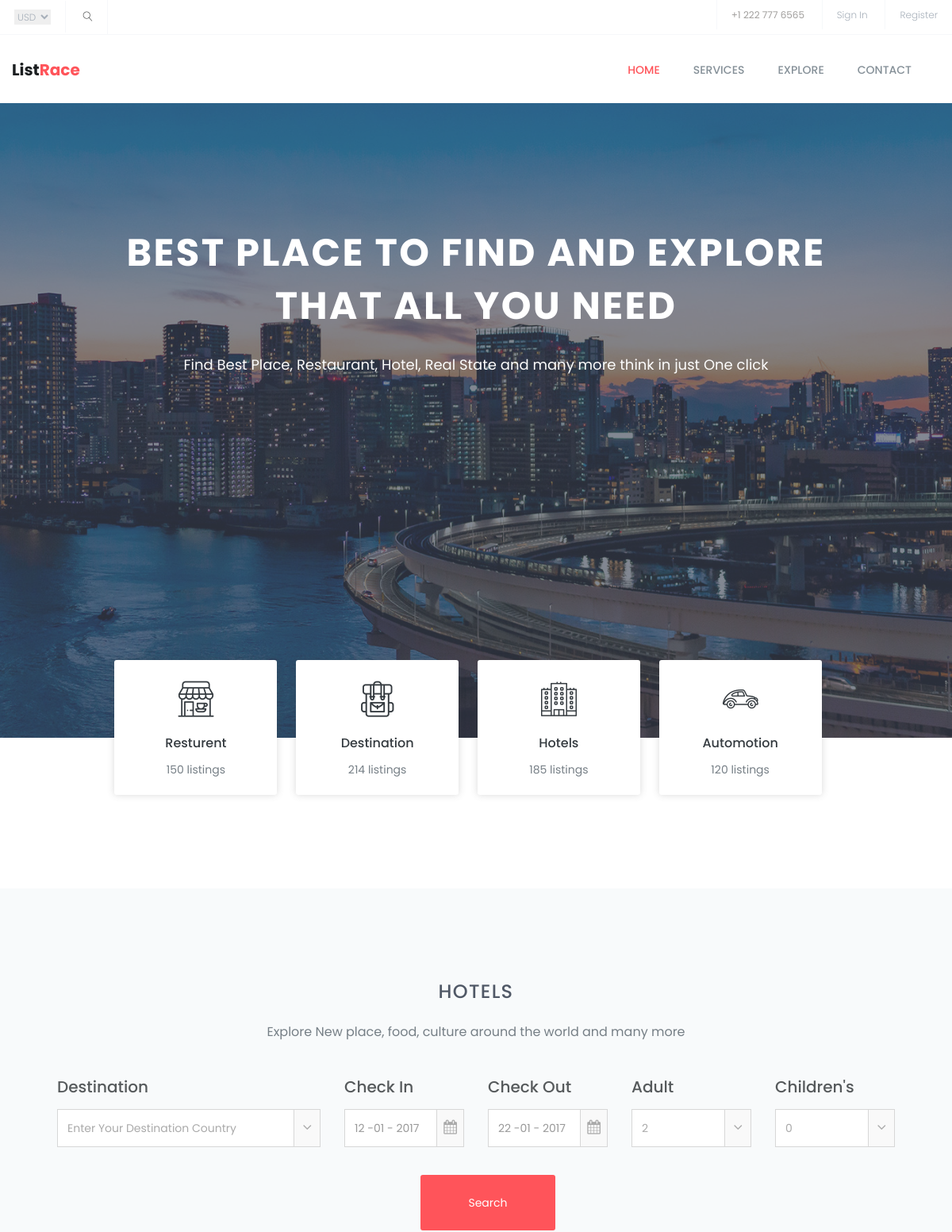
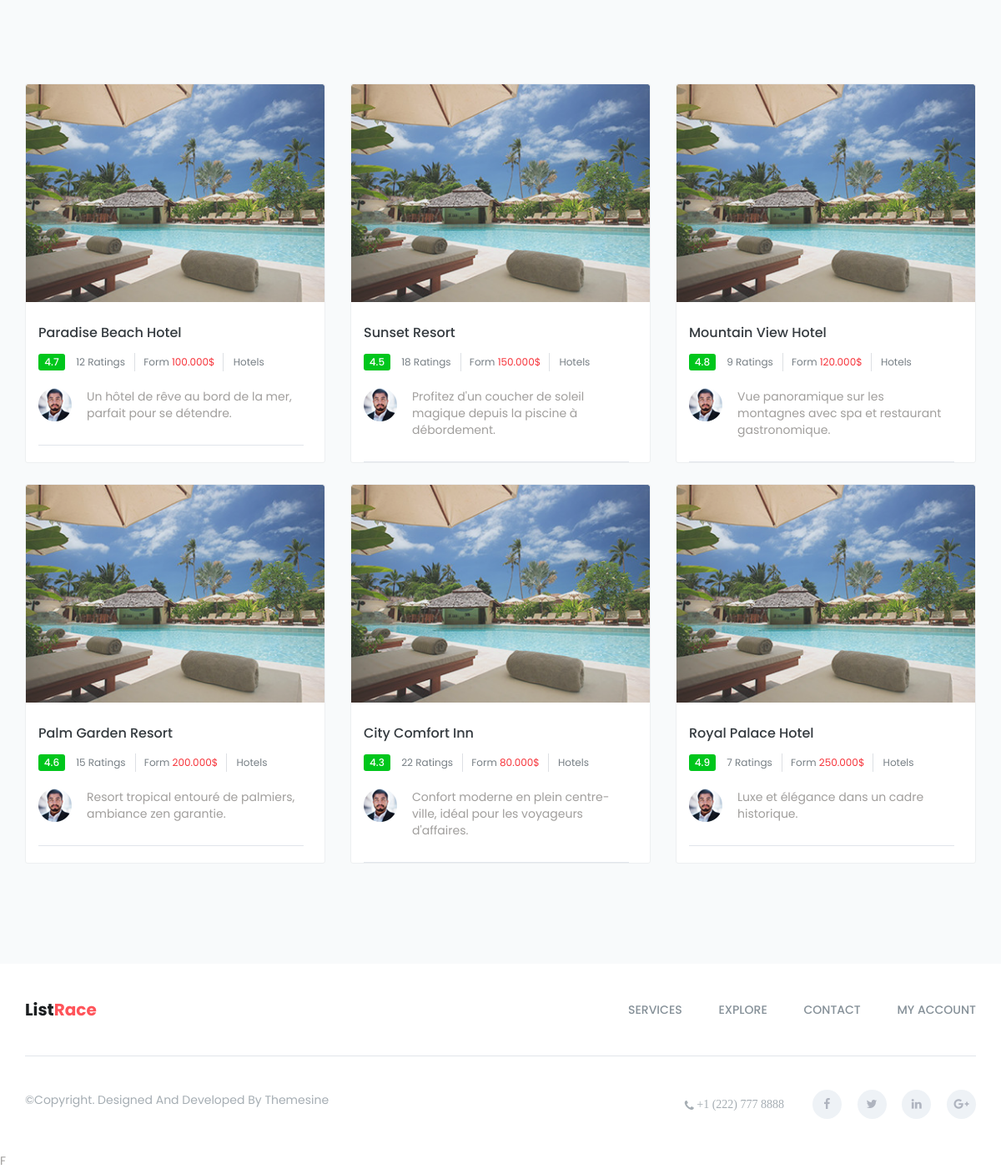
The page /front/service_page/hotels.php on the database its author committed (2 pictures, top to bottom).
### tables this page shows
CREATE TABLE `service` (
  `Id` int NOT NULL AUTO_INCREMENT,
  `nom` varchar(45) DEFAULT NULL,
  `description` varchar(500) DEFAULT NULL,
  `adresse` varchar(45) DEFAULT NULL,
  `prix` decimal(7,3) DEFAULT NULL,
  `Categorie_id` int NOT NULL,
  `url_image` varchar(100) DEFAULT NULL,
  `rating` decimal(2,1) DEFAULT NULL,
  `ratings_count` int DEFAULT NULL,
  PRIMARY KEY (`Id`),
  KEY `fk_Service_Categorie1_idx` (`Categorie_id`),
  CONSTRAINT `fk_Service_Categorie1` FOREIGN KEY (`Categorie_id`) REFERENCES `categorie` (`id`)
);

CREATE TABLE `categorie` (
  `id` int NOT NULL AUTO_INCREMENT,
  `nom` varchar(45) DEFAULT NULL,
  PRIMARY KEY (`id`)
);

### classes/Hotels.php (called while the page is built)
<?php
class Hotels
{
    private $db;
    public function __construct(){
        try {
            $this->db = new PDO("mysql:host=localhost;dbname=projet_php", "root", "root");
        }catch (Exception $e){
            die('Erreur : ' . $e->getMessage());
        }
    }
    function geAllhotels(){
        $sql = "SELECT service.*, categorie.nom AS nom_categorie
        FROM service JOIN  categorie ON service.Categorie_id = categorie.id
        WHERE service.Categorie_id = 3";
        return $this->db->query($sql);
    }
}

### front/service_page/hotels.php (the view, shortened to what this page needs)
<?php
include "../../classes/Hotels.php";
$hotel = new Hotels();
$lise_hotel=$hotel->geAllhotels();
?>
<!doctype html>
<html class="no-js" lang="en">
    <head>
        <link rel="stylesheet" href="../assets/css/font-awesome.min.css">
		<link rel="stylesheet" href="../assets/css/linearicons.css">
        <link rel="stylesheet" href="../assets/css/animate.css">
        <link rel="stylesheet" href="../assets/css/flaticon.css">
        <link rel="stylesheet" href="../assets/css/slick.css">
		<link rel="stylesheet" href="../assets/css/slick-theme.css">
        <link rel="stylesheet" href="../assets/css/bootstrap.min.css">
		<link rel="stylesheet" href="../assets/css/bootsnav.css" >
        <link rel="stylesheet" href="../assets/css/style.css">
        <link rel="stylesheet" href="../assets/css/responsive.css">
    </head>
	<body>
		<header id="header-top" class="header-top">
			<ul>
				<li>
					<div class="header-top-left">
						<ul>
							<li class="select-opt">
								<select name="currency" id="currency">
									<option value="usd">USD</option>
								</select>
							</li>
							<li class="select-opt">
								<a href="#"><span class="lnr lnr-magnifier"></span></a>
							</li>
						</ul>
					</div>
				</li>
				<li class="head-responsive-right pull-right">
					<div class="header-top-right">
						<ul>
							<li class="header-top-contact">
								+1 222 777 6565
							</li>
							<li class="header-top-contact">
								<a href="../login.html">sign in</a>
							</li>
							<li class="header-top-contact">
								<a href="../login.html">register</a>
							</li>
						</ul>
					</div>
				</li>
			</ul>
		</header>
		<section class="top-area">
			<div class="header-area">
			    <nav class="navbar navbar-default bootsnav  navbar-sticky navbar-scrollspy"  data-minus-value-desktop="70" data-minus-value-mobile="55" data-speed="1000">
			        <div class="container">
			            <div class="navbar-header">
			                <a class="navbar-brand" href="../index.php">list<span>race</span></a>
			            </div>
			            <div class="collapse navbar-collapse menu-ui-design" id="navbar-menu">
			                <ul class="nav navbar-nav navbar-right" data-in="fadeInDown" data-out="fadeOutUp">
			                    <li class=" scroll active"><a href="../index.php">home</a></li>
			                    <li class="scroll"><a href="../service.php">Services</a></li>
			                    <li class="scroll"><a href="../explore.html">explore</a></li>
			                    <li class="scroll"><a href="../contact.html">contact</a></li>
			                </ul>
			            </div>
			        </div>
			    </nav>
			</div>
		</section>
		<section id="home" class="welcome-hero">
			<div class="container">
				<div class="welcome-hero-txt">
					<h2>best place to find and explore <br> that all you need </h2>
					<p>
						Find Best Place, Restaurant, Hotel, Real State and many more think in just One click
					</p>
				</div>
			</div>
		</section>
		<section id="list-topics" class="list-topics">
			<div class="container">
				<div class="list-topics-content">
					<ul>
						<li>
							<div class="single-list-topics-content">
								<div class="single-list-topics-icon">
									<i class="flaticon-restaurant"></i>
								</div>
								<h2><a href="nos_service.php">resturent</a></h2>
								<p>150 listings</p>
							</div>
						</li>
						<li>
							<div class="single-list-topics-content">
								<div class="single-list-topics-icon">
									<i class="flaticon-travel"></i>
								</div>
								<h2><a href="destination.php">destination</a></h2>
								<p>214 listings</p>
							</div>
						</li>
						<li>
							<div class="single-list-topics-content">
								<div class="single-list-topics-icon">
									<i class="flaticon-building"></i>
								</div>
								<h2><a href="hotels.php">hotels</a></h2>
								<p>185 listings</p>
							</div>
						</li>
						<li>
							<div class="single-list-topics-content">
								<div class="single-list-topics-icon">
									<i class="flaticon-transport"></i>
								</div>
								<h2><a href="../service_page/automotion.html">automotion</a></h2>
								<p>120 listings</p>
							</div>
						</li>
					</ul>
				</div>
			</div>
		</section>
		<section id="explore" class="explore">
			<div class="container">
				<div class="section-header">
					<h2>Hotels</h2>
					<p>Explore New place, food, culture around the world and many more</p>
				</div>
				<div class="tab-content">
					<div role="tabpanel" class="tab-pane active fade in" id="tours">
						<div class="tab-para">
							<div class="row">
								<div class="col-lg-4 col-md-4 col-sm-12">
									<div class="single-tab-select-box">
										<h2>destination</h2>
										<div class="travel-select-icon">
											<select class="form-control ">
												  <option value="default">enter your destination country</option>
											</select>
										</div>
									</div>
								</div>
								<div class="col-lg-2 col-md-3 col-sm-4">
									<div class="single-tab-select-box">
										<h2>check in</h2>
										<div class="travel-check-icon">
											<form action="#">
												<input type="text" name="check_in" class="form-control" data-toggle="datepicker" placeholder="12 -01 - 2017 ">
											</form>
										</div>
									</div>
								</div>
								<div class="col-lg-2 col-md-3 col-sm-4">
									<div class="single-tab-select-box">
										<h2>check out</h2>
										<div class="travel-check-icon">
											<form action="#">
												<input type="text" name="check_out" class="form-control"  data-toggle="datepicker" placeholder="22 -01 - 2017 ">
											</form>
										</div>
									</div>
								</div>
								<div class="col-lg-2 col-md-1 col-sm-4">
									<div class="single-tab-select-box">
										<h2>Adult</h2>
										<div class="travel-select-icon">
											<select class="form-control ">
												  <option value="2">2</option>
											</select>
										</div>
									</div>
								</div>
								<div class="col-lg-2 col-md-1 col-sm-4">
									<div class="single-tab-select-box">
										<h2>children's</h2>
										<div class="travel-select-icon">
											<select class="form-control ">
												  <option value="0">0</option>
											</select>
										</div>
									</div>
								</div>
							</div>
							<div class="row">
								<div  class="center-bt">
										<button  class="welcome-hero-btn">
											search
										</button>
							</div>
						</div>
					</div>
				</div>
				<div class="explore-content">
					<div class="row">
						<?php
                        while ($one_hotel = $lise_hotel->fetch()){
                        ?>
						<div class="col-md-4 col-sm-6">
							<div class="single-explore-item">
								<div class="single-explore-img">
									<img src="../assets/images/<?php echo $one_hotel['url_image']; ?>" alt="explore image">
								</div>
								<div class="single-explore-txt bg-theme-2">
									<h2><a href="#"><?php echo $one_hotel['nom']; ?></a></h2>
									<p class="explore-rating-price">
										<span class="explore-rating"><?php echo $one_hotel['rating']; ?></span>
										<a href="#"> <?php echo $one_hotel['ratings_count']; ?> ratings</a>
										<span class="explore-price-box">
											form
											<span class="explore-price"><?php echo $one_hotel["prix"];?>$</span>
										</span>
										 <a href="#"><?php echo $one_hotel["nom_categorie"];?></a>
									</p>
									<div class="explore-person">
										<div class="row">
											<div class="col-sm-2">
												<div class="explore-person-img">
													<a href="#">
														<img src="../assets/images/explore/person.png" alt="explore person">
													</a>
												</div>
											</div>
											<div class="col-sm-10">
                                                    <?php echo $one_hotel["description"];?>
											</div>
										</div>
									</div>
								</div>
							</div>
						</div>
                        <?php
                        }
                        ?>
					</div>
				</div>
			</div>
		</section>
		<footer id="footer"  class="footer">
			<div class="container">
				<div class="footer-menu">
		           	<div class="row">
			           	<div class="col-sm-3">
			           		 <div class="navbar-header">
				                <a class="navbar-brand" href="index.html">list<span>race</span></a>
				            </div>
			           	</div>
			           	<div class="col-sm-9">
                            <ul class="footer-menu-item">
                                <li class="scroll"><a href="service.html">Services</a></li>
                                <li class="scroll"><a href="#explore">explore</a></li>
                                <li class="scroll"><a href="contact.html">contact</a></li>
                                <li class=" scroll"><a href="#contact">my account</a></li>
                            </ul>
                        </div>
		           </div>
				</div>
				<div class="hm-footer-copyright">
					<div class="row">
						<div class="col-sm-5">
							<p>
								&copy;copyright. designed and developed by <a href="https://www.themesine.com/">themesine</a>
							</p>
						</div>
						<div class="col-sm-7">
							<div class="footer-social">
								<span><i class="fa fa-phone"> +1  (222) 777 8888</i></span>
								<a href="#"><i class="fa fa-facebook"></i></a>
								<a href="#"><i class="fa fa-twitter"></i></a>
								<a href="#"><i class="fa fa-linkedin"></i></a>
								<a href="#"><i class="fa fa-google-plus"></i></a>
							</div>
						</div>
					</div>
				</div>
			</div>
        </footer>
        <script src="../assets/js/custom.js"></script>F
    </body>
</html>

### front/assets/css/bootsnav.css (style rules this page uses)
nav.bootsnav .container { position: relative; }
nav.navbar.bootsnav { margin-bottom: 0; -moz-border-radius: 0px; -webkit-border-radius: 0px; -o-border-radius: 0px; border-radius: 0px; background-color: #fff; border: none; border-bottom: solid 1px #e0e0e0; z-index: 9; }
nav.navbar.bootsnav ul.nav > li > a { color: #6f6f6f; background-color: transparent; outline: none; margin-bottom: -2px; }
nav.navbar.bootsnav ul.nav li.megamenu-fw > a:hover, nav.navbar.bootsnav ul.nav li.megamenu-fw > a:focus, nav.navbar.bootsnav ul.nav li.active > a:hover, nav.navbar.bootsnav ul.nav li.active > a:focus, nav.navbar.bootsnav ul.nav li.active > a { background-color: transparent; }
body { -webkit-transition: all 0.3s ease-in-out; -moz-transition: all 0.3s ease-in-out; -o-transition: all 0.3s ease-in-out; -ms-transition: all 0.3s ease-in-out; transition: all 0.3s ease-in-out; }
.wrap-sticky nav.navbar.bootsnav { position: absolute; width: 100%; left: 0; top: 0; }
@media (min-width: 1024px) { nav.navbar.bootsnav ul.nav > li > a { padding: 30px 15px; font-weight: 600; } }

### rows shown on the page
service: url_image (picture), nom "Paradise Beach Hotel", rating "4.7", ratings_count "12", prix "100.000", Categorie.nom "Hotels", description "Un hôtel de rêve au bord de la mer, parfait pour se détendre."
service: url_image (picture), nom "Sunset Resort", rating "4.5", ratings_count "18", prix "150.000", Categorie.nom "Hotels", description "Profitez d'un coucher de soleil magique depuis la piscine à débordement."
service: url_image (picture), nom "Mountain View Hotel", rating "4.8", ratings_count "9", prix "120.000", Categorie.nom "Hotels", description "Vue panoramique sur les montagnes avec spa et restaurant gastronomique."
service: url_image (picture), nom "Palm Garden Resort", rating "4.6", ratings_count "15", prix "200.000", Categorie.nom "Hotels", description "Resort tropical entouré de palmiers, ambiance zen garantie."
service: url_image (picture), nom "City Comfort Inn", rating "4.3", ratings_count "22", prix "80.000", Categorie.nom "Hotels", description "Confort moderne en plein centre-ville, idéal pour les voyageurs d'affaires."
service: url_image (picture), nom "Royal Palace Hotel", rating "4.9", ratings_count "7", prix "250.000", Categorie.nom "Hotels", description "Luxe et élégance dans un cadre historique."
